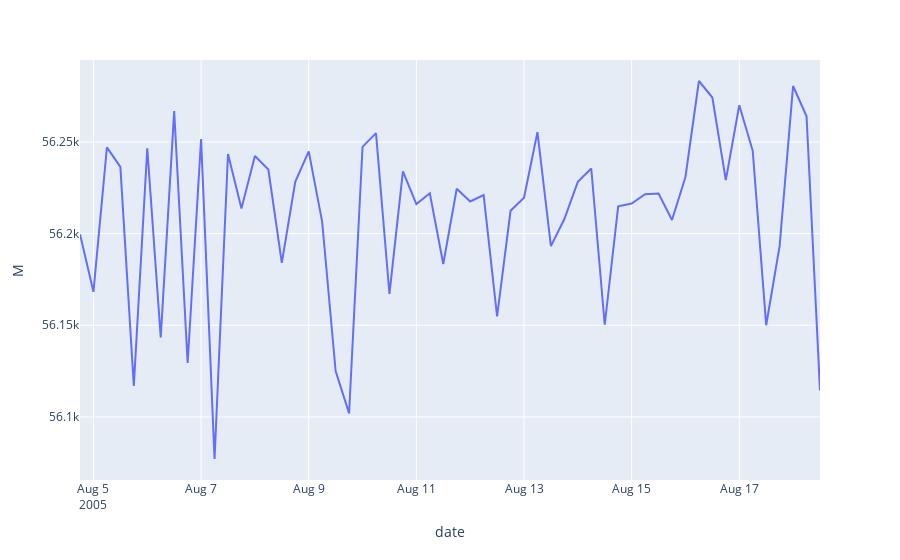

Notebook source saved alongside this figure:
### Code cell
# x and y given as DataFrame columns
import plotly.express as px
fig = px.line(df7, x = 'date', y="M")
fig.show()
